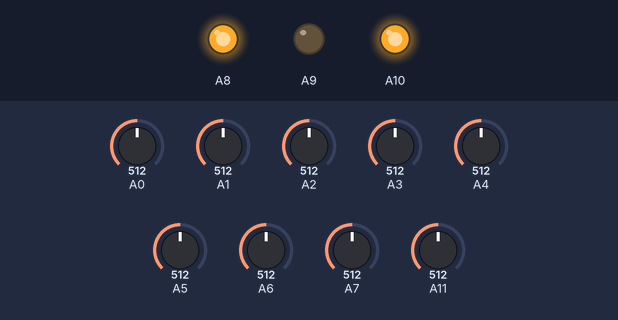
Bench run of a sketch on a simulated Arduino Mega 2560, built with avr-gcc and run on an emulated ATmega2560. On the bench: output pins drawn as LEDs (lit = HIGH). The test bench sets the inputs (shaded band); at power-on: A0 = 512, A1 = 512, A2 = 512, A3 = 512, A4 = 512, A5 = 512, A6 = 512, A7 = 512, A11 = 512. What the sketch prints to the serial monitor is not drawn.

Above: at 1.2 s.
1.3 s: A0 set to 104
4.3 s: A0 set to 90
Timing chart, 0 to 7.3 s (numbered marks = the images above; inputs shaded):
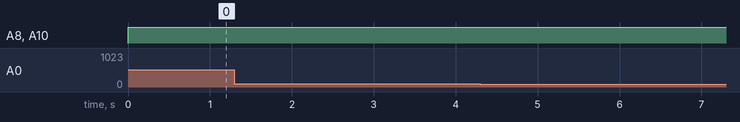

Measured:
- after the input at 1.3 s, every drawn part: stays the same
- after the input at 4.3 s, every drawn part: stays the same

The sketch:

controller.ino
```cpp
void setup() {
  Serial.begin(9600);
}

int mode = 1;

void loop() {
  int a0 = analogRead(A0);
  int a1 = analogRead(A1);
  int a2 = analogRead(A2);
  int a3 = analogRead(A3);
  int a4 = analogRead(A4);
  int a5 = analogRead(A5);
  int a6 = analogRead(A6);
  int a7 = analogRead(A7);

  analogWrite(A10, 255);
  if (analogRead(A11) >= 1023) {
    mode = 1;
  }
  else {
    mode = 0;
  }

  if (mode == 1) {
    analogWrite(A8, 0);
    analogWrite(A9, 255);
  }
  else {
    analogWrite(A8, 255);
    analogWrite(A9, 0);
  }

  Serial.println(String(mode) + "," + String(a3) + "," + String(a2) + "," + String(a1) + "," + String(a0) + "," + String(a7) + "," + String(a6) + "," + String(a5) + "," + String(a4) + ";");

  delay(20);
}
```
